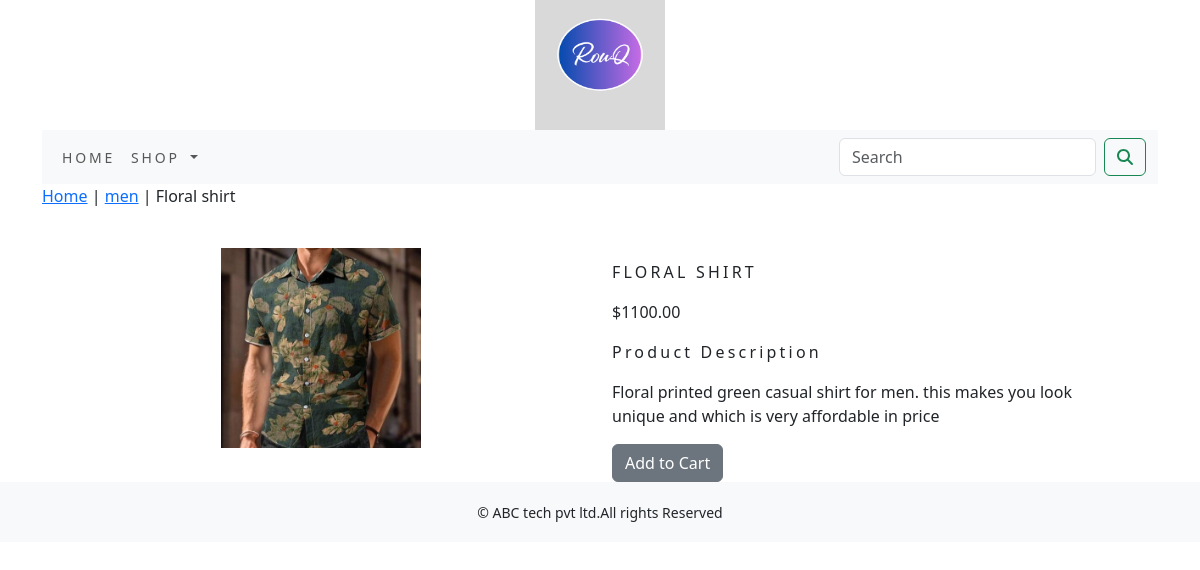
Screenshot of /shop/men/floral-shirt/ with the database file from the repository.
### shop/models.py (models this page shows, shortened)
class Product(models.Model):
    name=models.CharField(max_length=250,unique=True)
    slug=models.SlugField(max_length=250,unique=True)
    description=models.TextField(blank=True)
    price=models.DecimalField(max_digits=10,decimal_places=2)
    category=models.ForeignKey(Category,on_delete=models.CASCADE)
    image=models.ImageField(upload_to='product',blank=True)
    stock=models.IntegerField()
    available=models.BooleanField(default=True)
    created=models.DateTimeField(auto_now_add=True)
    updated=models.DateTimeField(auto_now=True)
    class Meta:
        ordering=('name',)
        verbose_name='product'
        verbose_name_plural='products'

class Category(models.Model):
    name=models.CharField(max_length=250,unique=True)
    slug=models.SlugField(max_length=250,unique=True)
    description=models.TextField(blank=True)
    image=models.ImageField(upload_to='category',blank=True)
    class Meta:
        ordering=('name',)
        verbose_name='category'
        verbose_name_plural='categories'
    def get_url(self):
        return reverse('shop:products_by_category',args=[self.slug])
    def __str__(self):
        return '{}'.format(self.name)

### shop/views.py (the view)
# urls.py: path('<slug:c_slug>/<slug:product_slug>/', views.proDetail, name='prodCatdetail'),
def proDetail(request,c_slug,product_slug):
    try:
        product=Product.objects.get(category__slug=c_slug,slug=product_slug)
    except Exception as e:
        raise e
    return render(request,'product.html',{'product':product})

### cart/context_processors.py (called while the page is built)
def counter(request):
    item_count=0
    if 'admin' in request.path:
        return {}
    else:
        try:
            cart=Cart.objects.filter(cart_id=_cart_id(request))
            car_items=CartItem.objects.all().filter(cart=cart[:1])
            for cart_item in car_items:
                item_count += cart_item.quantity
        except Cart.DoesNotExist:
            item_count=0
    return dict(item_count=item_count)

### cart/views.py (called while the page is built)
def _cart_id(request):
    cart=request.session.session_key
    if not cart:
        cart=request.session.create()
    return cart

### shop/context_processors.py (called while the page is built)
def menu_links(request):
    links=Category.objects.all()
    return dict(links=links)

### templates/product.html (shortened to what this page needs)
{% extends 'base.html' %}
{% load static %}
{% block content %}
<div class="row my_product_row_class">
    <div class="mx_auto">
        <p><a href="{% url 'shop:allProdCat' %}">Home</a> | <a href="{{product.category.get_url}}">{{product.category}}</a> | {{product.name}}</p>
    </div>
</div>
<div class="container">
<br>
<div class="row">
    <div class="col-12 col-sm-12 col-md-12 col-lg-6 text-center">
        <div style="min-width:18rem">
            <img src="{{product.image.url}}" alt="{{product.name}}" height="200px;" width="200px;">
        </div>
    </div>
        <div class="col-12 col-sm-12 col-md-12 col-lg-6 ">
            <div>
            <h1 class="my_prod_title">{{product.name}}</h1>
            <p>${{product.price}}</p>
            <p class="my_title">Product Description</p>
            <p class="text-justify my_prod_text">{{product.description}}</p>
            {% if product.stock <= 0 %}
            <p class="text-justify my_prod_text"><b>Out of stock</b></p>
            {% else %}
            <a class="btn btn-secondary" href="{% url 'cart:add_cart' product.id %}">Add to Cart</a>
            {% endif %}
        </div>
    </div>
    </div>
</div>
{% endblock %}

### static/css/custom.css (style rules this page uses)
body { font-family: "Baskervville SC", serif; }
.my_title { font-size:16px; text_transform:uppercase; letter-spacing:.2em; }
.my_prod_title { font-size:16px; text-transform:uppercase; letter-spacing:.2em; padding-top:15px; padding-bottom:10px; }
.my_prod_text { padding-right:20px; }

### rows the page displays
Product: category "men", name "Floral shirt", image (picture), name "FLORAL SHIRT", price "1100.00", description "Floral printed green casual shirt for men. this makes you look unique and which is very affordable in price"
